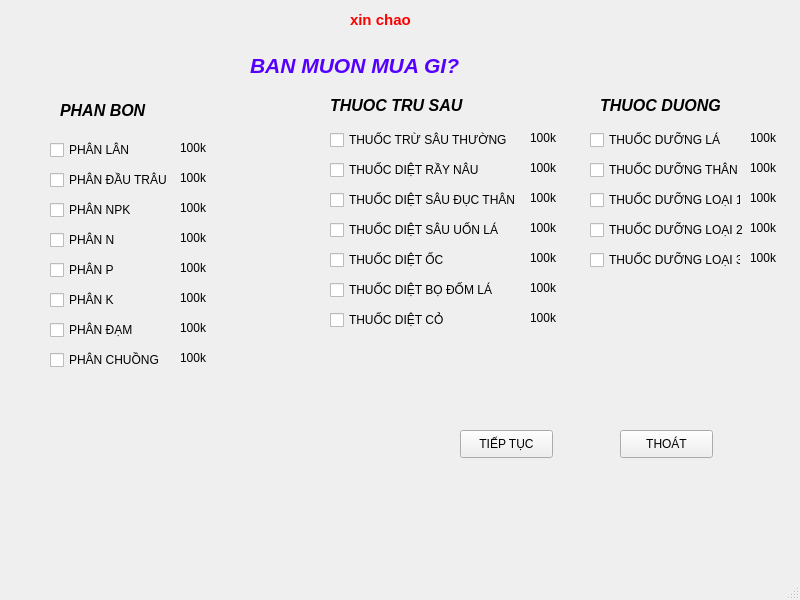
<?xml version="1.0" encoding="UTF-8"?>
<ui version="4.0">
 <class>MainWindow</class>
 <widget class="QMainWindow" name="MainWindow">
  <property name="geometry">
   <rect>
    <x>0</x>
    <y>0</y>
    <width>800</width>
    <height>600</height>
   </rect>
  </property>
  <property name="windowTitle">
   <string>MainWindow</string>
  </property>
  <widget class="QWidget" name="centralwidget">
   <widget class="QStackedWidget" name="stackedWidget">
    <property name="geometry">
     <rect>
      <x>10</x>
      <y>0</y>
      <width>781</width>
      <height>541</height>
     </rect>
    </property>
    <property name="currentIndex">
     <number>0</number>
    </property>
    <widget class="QWidget" name="mot_page">
     <widget class="QLabel" name="label_2">
      <property name="geometry">
       <rect>
        <x>240</x>
        <y>40</y>
        <width>311</width>
        <height>51</height>
       </rect>
      </property>
      <property name="text">
       <string>&lt;html&gt;&lt;head/&gt;&lt;body&gt;&lt;p&gt;&lt;span style=&quot; font-size:16pt; font-weight:600; font-style:italic; color:#5500ff;&quot;&gt;BAN MUON MUA GI?&lt;/span&gt;&lt;/p&gt;&lt;/body&gt;&lt;/html&gt;</string>
      </property>
     </widget>
     <widget class="QCheckBox" name="PB_3">
      <property name="geometry">
       <rect>
        <x>40</x>
        <y>200</y>
        <width>81</width>
        <height>20</height>
       </rect>
      </property>
      <property name="text">
       <string>PHÂN NPK</string>
      </property>
     </widget>
     <widget class="QCheckBox" name="PB_7">
      <property name="geometry">
       <rect>
        <x>40</x>
        <y>320</y>
        <width>91</width>
        <height>20</height>
       </rect>
      </property>
      <property name="text">
       <string>PHÂN ĐẠM</string>
      </property>
     </widget>
     <widget class="QCheckBox" name="PB_20">
      <property name="geometry">
       <rect>
        <x>580</x>
        <y>250</y>
        <width>151</width>
        <height>20</height>
       </rect>
      </property>
      <property name="text">
       <string>THUỐC DƯỠNG LOẠI 3</string>
      </property>
     </widget>
     <widget class="QCheckBox" name="PB_14">
      <property name="geometry">
       <rect>
        <x>320</x>
        <y>280</y>
        <width>171</width>
        <height>20</height>
       </rect>
      </property>
      <property name="text">
       <string>THUỐC DIỆT BỌ ĐỐM LÁ</string>
      </property>
     </widget>
     <widget class="QCheckBox" name="PB_1">
      <property name="geometry">
       <rect>
        <x>40</x>
        <y>140</y>
        <width>81</width>
        <height>20</height>
       </rect>
      </property>
      <property name="text">
       <string>PHÂN LÂN</string>
      </property>
     </widget>
     <widget class="QCheckBox" name="PB_13">
      <property name="geometry">
       <rect>
        <x>320</x>
        <y>250</y>
        <width>161</width>
        <height>20</height>
       </rect>
      </property>
      <property name="text">
       <string>THUỐC DIỆT ỐC</string>
      </property>
     </widget>
     <widget class="QCheckBox" name="PB_12">
      <property name="geometry">
       <rect>
        <x>320</x>
        <y>220</y>
        <width>191</width>
        <height>20</height>
       </rect>
      </property>
      <property name="text">
       <string>THUỐC DIỆT SÂU UỐN LÁ</string>
      </property>
     </widget>
     <widget class="QCheckBox" name="PB_8">
      <property name="geometry">
       <rect>
        <x>40</x>
        <y>350</y>
        <width>121</width>
        <height>20</height>
       </rect>
      </property>
      <property name="text">
       <string>PHÂN CHUỒNG</string>
      </property>
     </widget>
     <widget class="QLabel" name="label_4">
      <property name="geometry">
       <rect>
        <x>320</x>
        <y>90</y>
        <width>181</width>
        <height>31</height>
       </rect>
      </property>
      <property name="text">
       <string>&lt;html&gt;&lt;head/&gt;&lt;body&gt;&lt;p&gt;&lt;span style=&quot; font-size:12pt; font-weight:600; font-style:italic;&quot;&gt;THUOC TRU SAU&lt;/span&gt;&lt;/p&gt;&lt;/body&gt;&lt;/html&gt;</string>
      </property>
     </widget>
     <widget class="QCheckBox" name="PB_18">
      <property name="geometry">
       <rect>
        <x>580</x>
        <y>190</y>
        <width>151</width>
        <height>20</height>
       </rect>
      </property>
      <property name="text">
       <string>THUỐC DƯỠNG LOẠI 1</string>
      </property>
     </widget>
     <widget class="QCheckBox" name="PB_16">
      <property name="geometry">
       <rect>
        <x>580</x>
        <y>130</y>
        <width>151</width>
        <height>20</height>
       </rect>
      </property>
      <property name="text">
       <string>THUỐC DƯỠNG LÁ</string>
      </property>
     </widget>
     <widget class="QCheckBox" name="PB_2">
      <property name="geometry">
       <rect>
        <x>40</x>
        <y>170</y>
        <width>131</width>
        <height>20</height>
       </rect>
      </property>
      <property name="text">
       <string>PHÂN ĐẦU TRÂU</string>
      </property>
     </widget>
     <widget class="QCheckBox" name="PB_17">
      <property name="geometry">
       <rect>
        <x>580</x>
        <y>160</y>
        <width>161</width>
        <height>20</height>
       </rect>
      </property>
      <property name="text">
       <string>THUỐC DƯỠNG THÂN</string>
      </property>
     </widget>
     <widget class="QCheckBox" name="PB_6">
      <property name="geometry">
       <rect>
        <x>40</x>
        <y>290</y>
        <width>81</width>
        <height>20</height>
       </rect>
      </property>
      <property name="text">
       <string>PHÂN K</string>
      </property>
     </widget>
     <widget class="QCheckBox" name="PB_11">
      <property name="geometry">
       <rect>
        <x>320</x>
        <y>190</y>
        <width>191</width>
        <height>20</height>
       </rect>
      </property>
      <property name="text">
       <string>THUỐC DIỆT SÂU ĐỤC THÂN</string>
      </property>
     </widget>
     <widget class="QCheckBox" name="PB_4">
      <property name="geometry">
       <rect>
        <x>40</x>
        <y>230</y>
        <width>81</width>
        <height>20</height>
       </rect>
      </property>
      <property name="text">
       <string>PHÂN N</string>
      </property>
     </widget>
     <widget class="QLabel" name="label_5">
      <property name="geometry">
       <rect>
        <x>590</x>
        <y>90</y>
        <width>161</width>
        <height>31</height>
       </rect>
      </property>
      <property name="text">
       <string>&lt;html&gt;&lt;head/&gt;&lt;body&gt;&lt;p&gt;&lt;span style=&quot; font-size:12pt; font-weight:600; font-style:italic;&quot;&gt;THUOC DUONG&lt;/span&gt;&lt;/p&gt;&lt;/body&gt;&lt;/html&gt;</string>
      </property>
     </widget>
     <widget class="QCheckBox" name="PB_15">
      <property name="geometry">
       <rect>
        <x>320</x>
        <y>310</y>
        <width>131</width>
        <height>20</height>
       </rect>
      </property>
      <property name="text">
       <string>THUỐC DIỆT CỎ</string>
      </property>
     </widget>
     <widget class="QCheckBox" name="PB_9">
      <property name="geometry">
       <rect>
        <x>320</x>
        <y>130</y>
        <width>181</width>
        <height>20</height>
       </rect>
      </property>
      <property name="text">
       <string>THUỐC TRỪ SÂU THƯỜNG</string>
      </property>
     </widget>
     <widget class="QLabel" name="label_3">
      <property name="geometry">
       <rect>
        <x>50</x>
        <y>100</y>
        <width>111</width>
        <height>21</height>
       </rect>
      </property>
      <property name="text">
       <string>&lt;html&gt;&lt;head/&gt;&lt;body&gt;&lt;p&gt;&lt;span style=&quot; font-size:12pt; font-weight:600; font-style:italic;&quot;&gt;PHAN BON&lt;/span&gt;&lt;/p&gt;&lt;/body&gt;&lt;/html&gt;</string>
      </property>
     </widget>
     <widget class="QCheckBox" name="PB_10">
      <property name="geometry">
       <rect>
        <x>320</x>
        <y>160</y>
        <width>171</width>
        <height>20</height>
       </rect>
      </property>
      <property name="text">
       <string>THUỐC DIỆT RẦY NÂU</string>
      </property>
     </widget>
     <widget class="QLabel" name="label">
      <property name="geometry">
       <rect>
        <x>340</x>
        <y>10</y>
        <width>81</width>
        <height>21</height>
       </rect>
      </property>
      <property name="text">
       <string>&lt;html&gt;&lt;head/&gt;&lt;body&gt;&lt;p&gt;&lt;span style=&quot; font-size:11pt; font-weight:600; color:#ff0000;&quot;&gt;xin chao&lt;/span&gt;&lt;/p&gt;&lt;/body&gt;&lt;/html&gt;</string>
      </property>
     </widget>
     <widget class="QCheckBox" name="PB_5">
      <property name="geometry">
       <rect>
        <x>40</x>
        <y>260</y>
        <width>81</width>
        <height>20</height>
       </rect>
      </property>
      <property name="text">
       <string>PHÂN P</string>
      </property>
     </widget>
     <widget class="QCheckBox" name="PB_19">
      <property name="geometry">
       <rect>
        <x>580</x>
        <y>220</y>
        <width>171</width>
        <height>20</height>
       </rect>
      </property>
      <property name="text">
       <string>THUỐC DƯỠNG LOẠI 2</string>
      </property>
     </widget>
     <widget class="QPushButton" name="tieptuc_bt">
      <property name="geometry">
       <rect>
        <x>450</x>
        <y>430</y>
        <width>93</width>
        <height>28</height>
       </rect>
      </property>
      <property name="text">
       <string>TIẾP TỤC</string>
      </property>
     </widget>
     <widget class="QPushButton" name="thoat_bt">
      <property name="geometry">
       <rect>
        <x>610</x>
        <y>430</y>
        <width>93</width>
        <height>28</height>
       </rect>
      </property>
      <property name="text">
       <string>THOÁT</string>
      </property>
     </widget>
     <widget class="QLabel" name="gia1_lb">
      <property name="geometry">
       <rect>
        <x>170</x>
        <y>140</y>
        <width>31</width>
        <height>16</height>
       </rect>
      </property>
      <property name="text">
       <string>100k</string>
      </property>
     </widget>
     <widget class="QLabel" name="gia2_lb">
      <property name="geometry">
       <rect>
        <x>170</x>
        <y>170</y>
        <width>31</width>
        <height>16</height>
       </rect>
      </property>
      <property name="text">
       <string>100k</string>
      </property>
     </widget>
     <widget class="QLabel" name="gia3_lb">
      <property name="geometry">
       <rect>
        <x>170</x>
        <y>200</y>
        <width>31</width>
        <height>16</height>
       </rect>
      </property>
      <property name="text">
       <string>100k</string>
      </property>
     </widget>
     <widget class="QLabel" name="gia4_lb">
      <property name="geometry">
       <rect>
        <x>170</x>
        <y>230</y>
        <width>31</width>
        <height>16</height>
       </rect>
      </property>
      <property name="text">
       <string>100k</string>
      </property>
     </widget>
     <widget class="QLabel" name="gia5_lb">
      <property name="geometry">
       <rect>
        <x>170</x>
        <y>260</y>
        <width>31</width>
        <height>16</height>
       </rect>
      </property>
      <property name="text">
       <string>100k</string>
      </property>
     </widget>
     <widget class="QLabel" name="gia6_lb">
      <property name="geometry">
       <rect>
        <x>170</x>
        <y>290</y>
        <width>31</width>
        <height>16</height>
       </rect>
      </property>
      <property name="text">
       <string>100k</string>
      </property>
     </widget>
     <widget class="QLabel" name="gia7_lb">
      <property name="geometry">
       <rect>
        <x>170</x>
        <y>320</y>
        <width>31</width>
        <height>16</height>
       </rect>
      </property>
      <property name="text">
       <string>100k</string>
      </property>
     </widget>
     <widget class="QLabel" name="gia8_lb">
      <property name="geometry">
       <rect>
        <x>170</x>
        <y>350</y>
        <width>31</width>
        <height>16</height>
       </rect>
      </property>
      <property name="text">
       <string>100k</string>
      </property>
     </widget>
     <widget class="QLabel" name="gia9_lb">
      <property name="geometry">
       <rect>
        <x>520</x>
        <y>130</y>
        <width>31</width>
        <height>16</height>
       </rect>
      </property>
      <property name="text">
       <string>100k</string>
      </property>
     </widget>
     <widget class="QLabel" name="gia10_lb">
      <property name="geometry">
       <rect>
        <x>520</x>
        <y>160</y>
        <width>31</width>
        <height>16</height>
       </rect>
      </property>
      <property name="text">
       <string>100k</string>
      </property>
     </widget>
     <widget class="QLabel" name="gia11_lb">
      <property name="geometry">
       <rect>
        <x>520</x>
        <y>190</y>
        <width>31</width>
        <height>16</height>
       </rect>
      </property>
      <property name="text">
       <string>100k</string>
      </property>
     </widget>
     <widget class="QLabel" name="gia12_lb">
      <property name="geometry">
       <rect>
        <x>520</x>
        <y>220</y>
        <width>31</width>
        <height>16</height>
       </rect>
      </property>
      <property name="text">
       <string>100k</string>
      </property>
     </widget>
     <widget class="QLabel" name="gia13_lb">
      <property name="geometry">
       <rect>
        <x>520</x>
        <y>250</y>
        <width>31</width>
        <height>16</height>
       </rect>
      </property>
      <property name="text">
       <string>100k</string>
      </property>
     </widget>
     <widget class="QLabel" name="gia14_lb">
      <property name="geometry">
       <rect>
        <x>520</x>
        <y>280</y>
        <width>31</width>
        <height>16</height>
       </rect>
      </property>
      <property name="text">
       <string>100k</string>
      </property>
     </widget>
     <widget class="QLabel" name="gia15_lb">
      <property name="geometry">
       <rect>
        <x>520</x>
        <y>310</y>
        <width>31</width>
        <height>16</height>
       </rect>
      </property>
      <property name="text">
       <string>100k</string>
      </property>
     </widget>
     <widget class="QLabel" name="gia16_lb">
      <property name="geometry">
       <rect>
        <x>740</x>
        <y>130</y>
        <width>31</width>
        <height>16</height>
       </rect>
      </property>
      <property name="text">
       <string>100k</string>
      </property>
     </widget>
     <widget class="QLabel" name="gia17_lb">
      <property name="geometry">
       <rect>
        <x>740</x>
        <y>160</y>
        <width>31</width>
        <height>16</height>
       </rect>
      </property>
      <property name="text">
       <string>100k</string>
      </property>
     </widget>
     <widget class="QLabel" name="gia18_lb">
      <property name="geometry">
       <rect>
        <x>740</x>
        <y>190</y>
        <width>31</width>
        <height>16</height>
       </rect>
      </property>
      <property name="text">
       <string>100k</string>
      </property>
     </widget>
     <widget class="QLabel" name="gia19_lb">
      <property name="geometry">
       <rect>
        <x>740</x>
        <y>220</y>
        <width>31</width>
        <height>16</height>
       </rect>
      </property>
      <property name="text">
       <string>100k</string>
      </property>
     </widget>
     <widget class="QLabel" name="label_55">
      <property name="geometry">
       <rect>
        <x>740</x>
        <y>250</y>
        <width>31</width>
        <height>16</height>
       </rect>
      </property>
      <property name="text">
       <string>100k</string>
      </property>
     </widget>
    </widget>
    <widget class="QWidget" name="hai_page">
     <widget class="QLabel" name="label_6">
      <property name="geometry">
       <rect>
        <x>10</x>
        <y>10</y>
        <width>351</width>
        <height>41</height>
       </rect>
      </property>
      <property name="text">
       <string>&lt;html&gt;&lt;head/&gt;&lt;body&gt;&lt;p&gt;&lt;span style=&quot; font-size:18pt; font-weight:600; font-style:italic; color:#5500ff;&quot;&gt;DANH SÁCH ĐÃ CHỌN&lt;/span&gt;&lt;/p&gt;&lt;/body&gt;&lt;/html&gt;</string>
      </property>
     </widget>
     <widget class="QListView" name="dsdachon_lv">
      <property name="geometry">
       <rect>
        <x>20</x>
        <y>60</y>
        <width>311</width>
        <height>451</height>
       </rect>
      </property>
     </widget>
     <widget class="QLabel" name="label_7">
      <property name="geometry">
       <rect>
        <x>460</x>
        <y>20</y>
        <width>151</width>
        <height>31</height>
       </rect>
      </property>
      <property name="text">
       <string>&lt;html&gt;&lt;head/&gt;&lt;body&gt;&lt;p&gt;&lt;span style=&quot; font-size:14pt; font-weight:600; color:#5500ff;&quot;&gt;TỔNG TIỀN&lt;/span&gt;&lt;/p&gt;&lt;/body&gt;&lt;/html&gt;</string>
      </property>
     </widget>
     <widget class="QTextBrowser" name="tong_tb">
      <property name="geometry">
       <rect>
        <x>450</x>
        <y>60</y>
        <width>256</width>
        <height>31</height>
       </rect>
      </property>
     </widget>
     <widget class="QPushButton" name="thanhtoan_bt">
      <property name="geometry">
       <rect>
        <x>450</x>
        <y>140</y>
        <width>93</width>
        <height>28</height>
       </rect>
      </property>
      <property name="text">
       <string>THANH TOÁN</string>
      </property>
     </widget>
     <widget class="QPushButton" name="trove_bt">
      <property name="geometry">
       <rect>
        <x>590</x>
        <y>140</y>
        <width>93</width>
        <height>28</height>
       </rect>
      </property>
      <property name="text">
       <string>TRỞ VỀ</string>
      </property>
     </widget>
     <widget class="QLabel" name="tb2_lb">
      <property name="geometry">
       <rect>
        <x>520</x>
        <y>360</y>
        <width>101</width>
        <height>121</height>
       </rect>
      </property>
      <property name="font">
       <font>
        <pointsize>48</pointsize>
       </font>
      </property>
      <property name="styleSheet">
       <string notr="true">color: rgb(255, 0, 0);</string>
      </property>
      <property name="text">
       <string>&lt;html&gt;&lt;head/&gt;&lt;body&gt;&lt;p&gt;&lt;br/&gt;&lt;/p&gt;&lt;/body&gt;&lt;/html&gt;</string>
      </property>
     </widget>
     <widget class="QLabel" name="tb_lb">
      <property name="geometry">
       <rect>
        <x>380</x>
        <y>280</y>
        <width>381</width>
        <height>41</height>
       </rect>
      </property>
      <property name="font">
       <font>
        <pointsize>18</pointsize>
       </font>
      </property>
      <property name="styleSheet">
       <string notr="true">color: rgb(255, 0, 0);</string>
      </property>
      <property name="text">
       <string>&lt;html&gt;&lt;head/&gt;&lt;body&gt;&lt;p&gt;&lt;br/&gt;&lt;/p&gt;&lt;/body&gt;&lt;/html&gt;</string>
      </property>
     </widget>
    </widget>
   </widget>
  </widget>
  <widget class="QMenuBar" name="menubar">
   <property name="geometry">
    <rect>
     <x>0</x>
     <y>0</y>
     <width>800</width>
     <height>26</height>
    </rect>
   </property>
  </widget>
  <widget class="QStatusBar" name="statusbar"/>
 </widget>
 <resources/>
 <connections/>
</ui>
